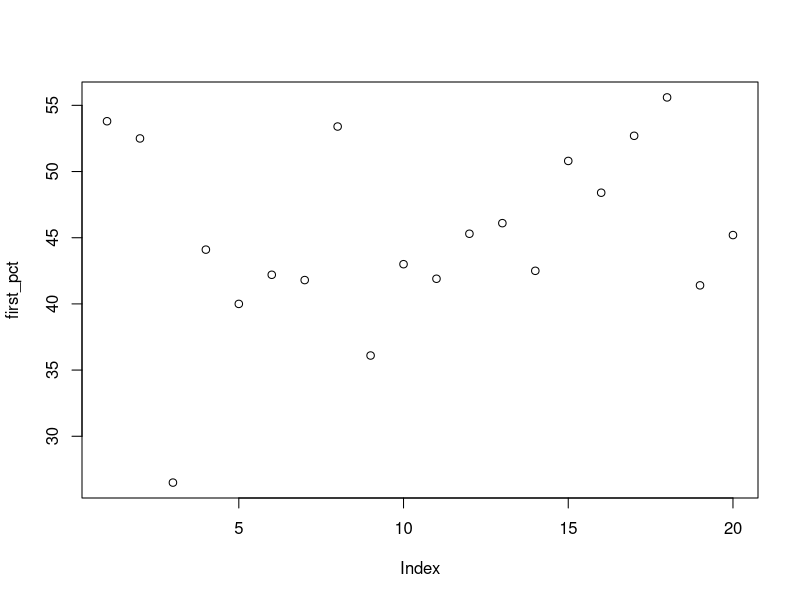
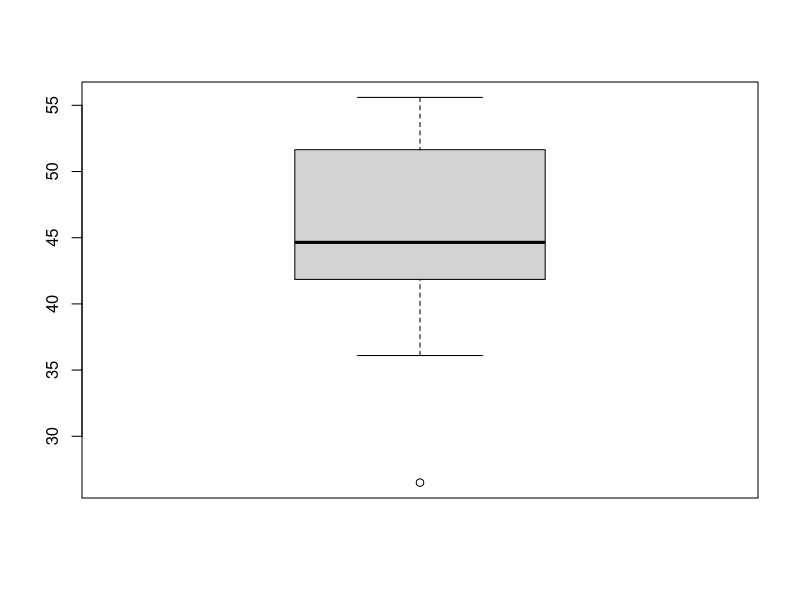
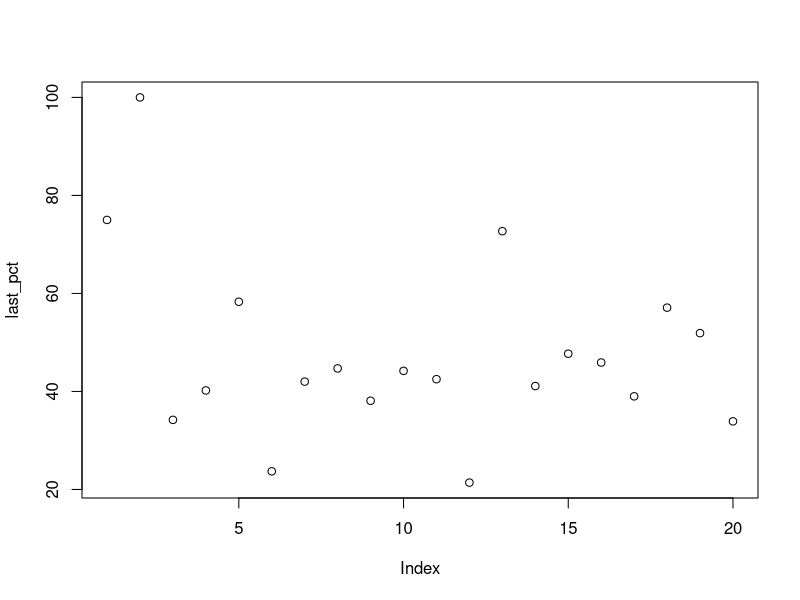
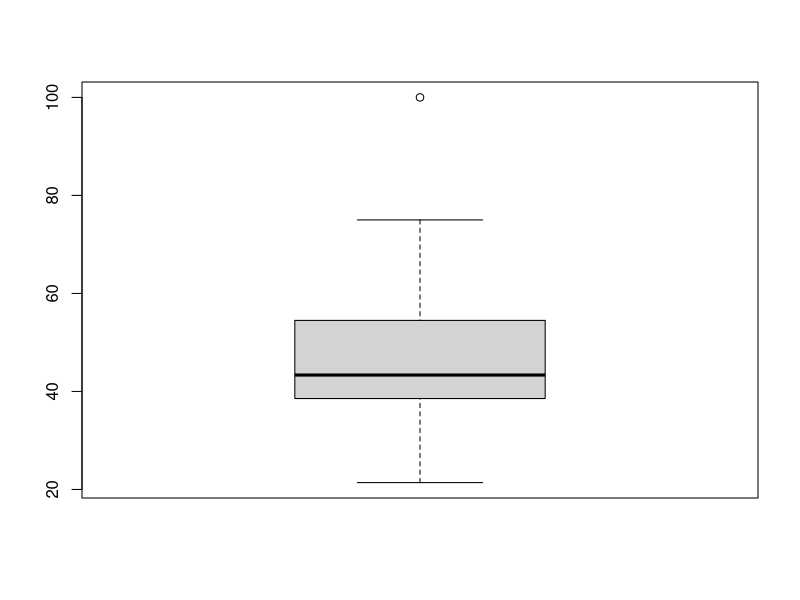
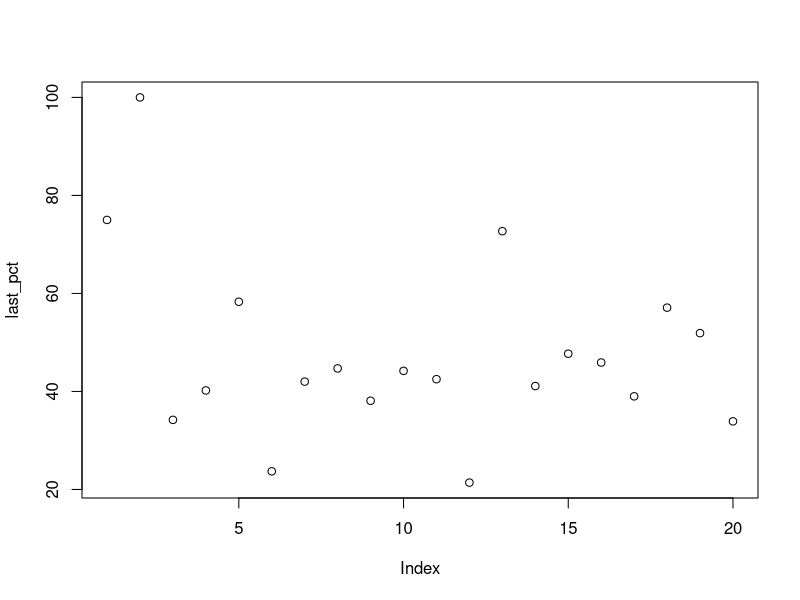
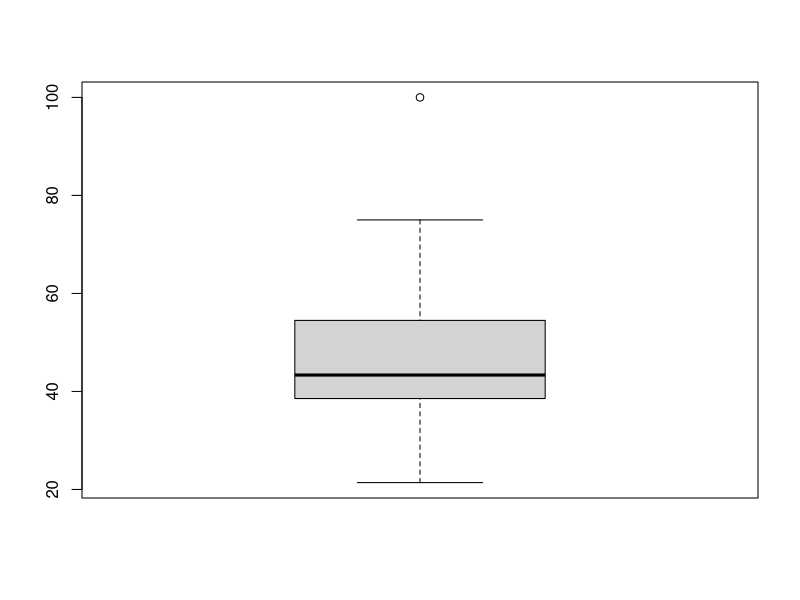

Source code (R) for these figures, in order:
# Populate all the lists
first_pct = c(53.8, 52.5, 26.5, 44.1, 40, 42.2, 41.8, 53.4, 36.1, 43, 41.9, 45.3, 46.1, 42.5, 50.8, 48.4, 52.7, 55.6, 41.4, 45.2)
last_pct = c(75, 100, 34.2, 40.2, 58.3, 23.7, 42, 44.7, 38.1, 44.2, 42.5, 21.4, 72.7, 41.1, 47.7, 45.9, 39.0, 57.1, 51.9, 33.9)
avg_pct = c(51.1, 46.8, 37.2, 44.9, 40.7, 45.6, 44.1, 48.4, 38.5, 45.2, 44.8, 47.2, 54.0, 44.5, 53.4, 44.7, 46.7, 58.4, 48.6, 41.8)

# Calculate the mean of the lists
first_mean = mean(first_pct)
last_mean = mean(last_pct)
avg_mean = mean(avg_pct)

# Calculate the variance of the lists
first_var = var(first_pct)
last_var = var(last_pct)
avg_var = var(avg_pct)

# Calculate the standard deviation of the lists
first_sd = sd(first_pct)
last_sd = sd(last_pct)
avg_sd = sd(avg_pct)

### Print first FG % info ###
print('List of starting FG %:')
print(first_pct)
print(paste('Starting FG % mean:', first_mean))
print(paste('Starting FG % variance:', first_var))
print(paste('Starting FG % standard deviation:', first_sd))

jpeg("first_scatter", width = 350, height = 350)
plot(first_pct)
dev.off()

jpeg("first_boxplot", width = 350, height = 350)
boxplot(first_pct)
dev.off()

cat("\n")

### Print ending FG % info ###
print('List of ending FG %:')
print(last_pct)
print(paste('Ending FG % mean:', last_mean))
print(paste('Ending FG % variance:', last_var))
print(paste('Ending FG % standard deviation:', last_sd))

jpeg("last_scatter", width = 350, height = 350)
plot(last_pct)
dev.off()

jpeg("last_boxplot", width = 350, height = 350)
boxplot(last_pct)
dev.off()

cat("\n")

### Print average FG % info ###
print('List of average FG %:')
print(avg_pct)
print(paste('Average FG % mean:', avg_mean))
print(paste('Average FG % variance:', avg_var))
print(paste('Average FG % standard deviation:', avg_sd))

jpeg("avg_scatter", width = 350, height = 350)
plot(last_pct)
dev.off()

jpeg("avg_boxplot", width = 350, height = 350)
boxplot(last_pct)
dev.off()

cat("\n")
